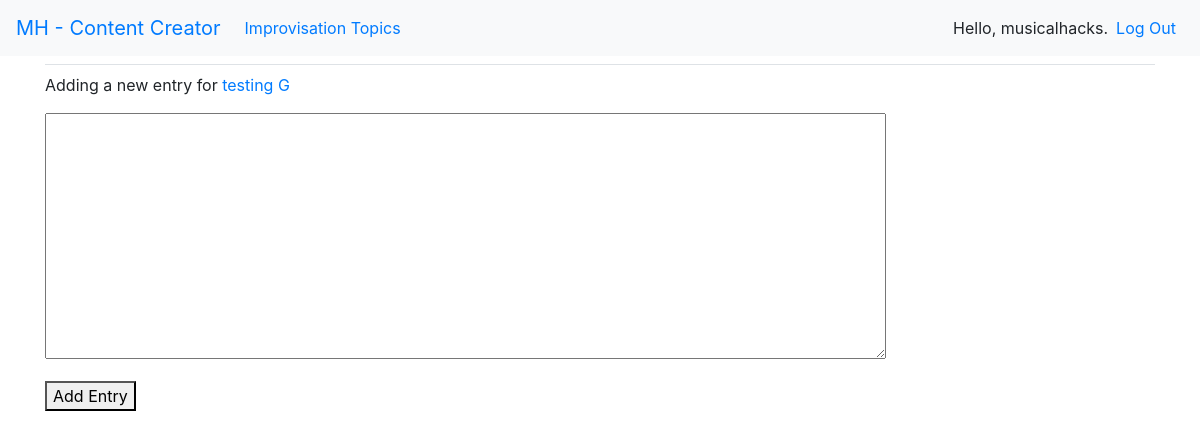
/new_entry/9/ (signed in), run on an earlier commit of the app's database.
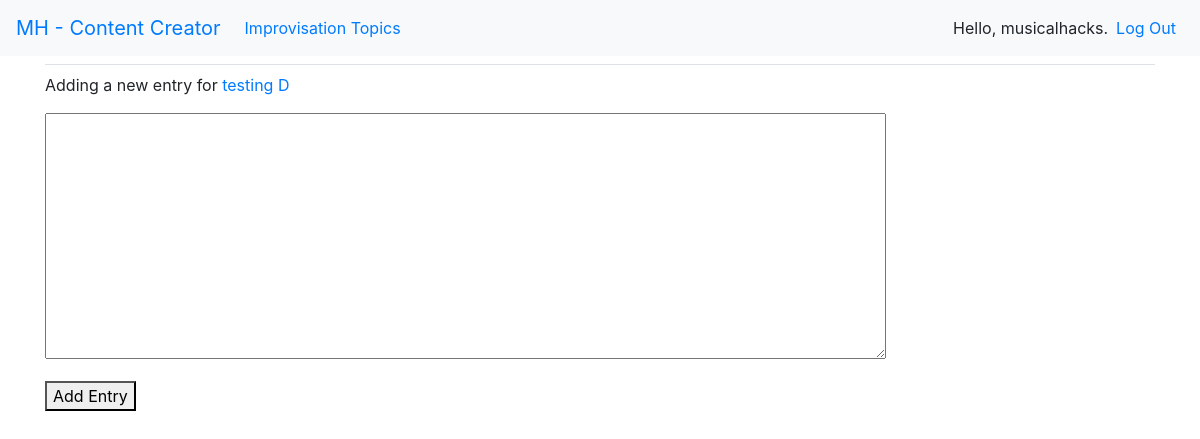
And on a later commit of the database.
### contents/models.py (models this page shows)
class ImprovisationTopic(models.Model):
	title = models.CharField(max_length=500)
	key = models.CharField(max_length=500, choices=keys, default='C Major')
	scale = models.CharField(max_length=500, choices=scales, default='Major')
	chords = JSONField()
	date_added = models.DateTimeField(auto_now_add=True)
	owner = models.ForeignKey(User, on_delete=models.CASCADE)
	def __str__(self):
		return self.title

### contents/views.py (the view, shortened to what this page needs)
# urls.py: path('new_entry/<int:topic_id>/', views.new_entry, name='new_entry'),
@login_required
def new_entry(request, topic_id):
	topic = it.objects.get(id=topic_id)
	if request.method != 'POST':
		form =ief()
	context = {'topic':topic, 'form': form}
	return render(request, 'contents/new_entry.html', context)

### contents/forms.py
class ImprovisationEntryForm (forms.ModelForm):
	class Meta:
		model = ie
		fields = ['text']
		labels = {'text': ''}
		widgets = {'text': forms.Textarea(attrs={'cols':80})}

### contents/templates/contents/new_entry.html (shortened to what this page needs)
{% extends "contents/base.html" %}
{% block content%}
<p> Adding a new entry for <a href="{% url 'contents:imptopic' topic.id %}">{{ topic }} </a></p>
<form action="{% url 'contents:new_entry' topic.id %}" method='POST'>
	{{ form.as_p }}
	<button name='submit'>Add Entry</button>
</form>
{% endblock content%}

What changed in the data, as far as the page shows it:
changed ImprovisationTopic: title "testing G" → "testing D"
